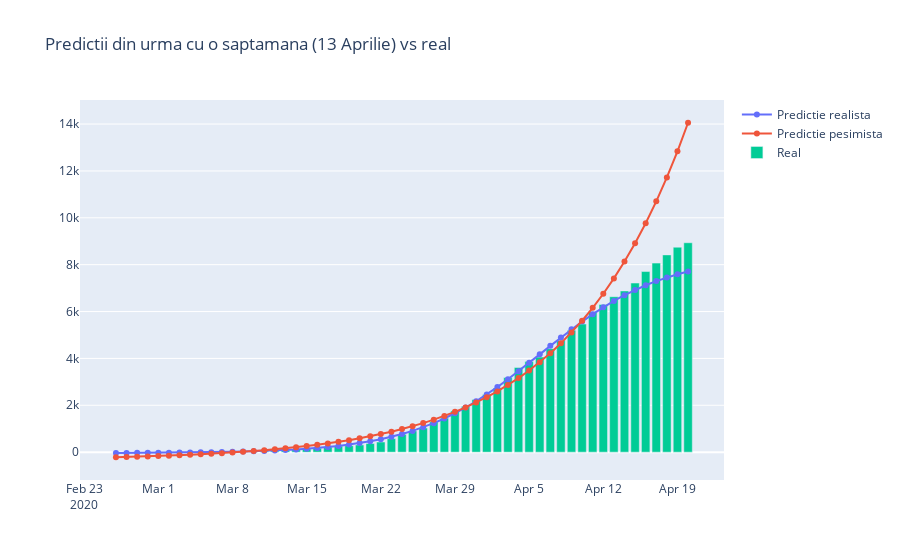
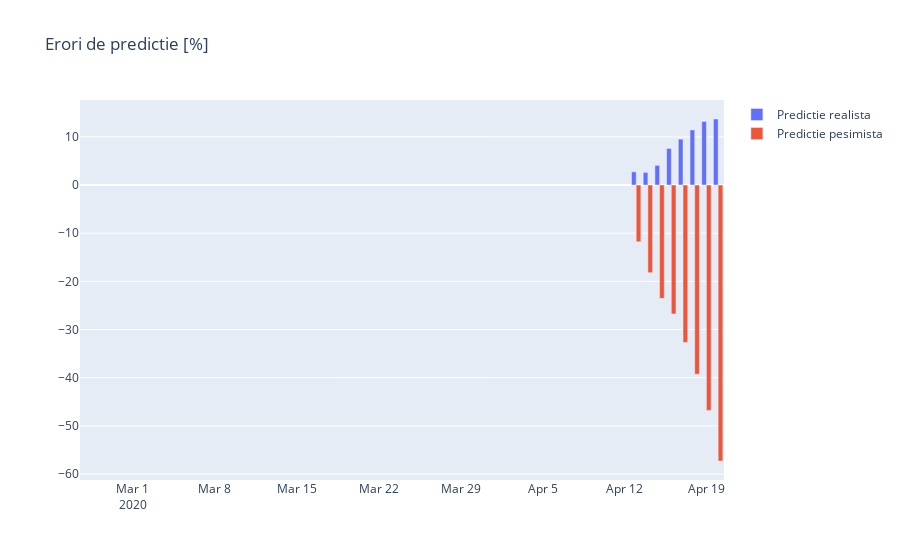

Source (notebook cell) for these figures, in order:
### Code cell
compare_predictions(47, pacienti, 'Predictii din urma cu o saptamana (13 Aprilie) vs real')
compare_predictions(40, pacienti, 'Predictii din urma cu doua saptamani (6 Aprilie) vs real')
